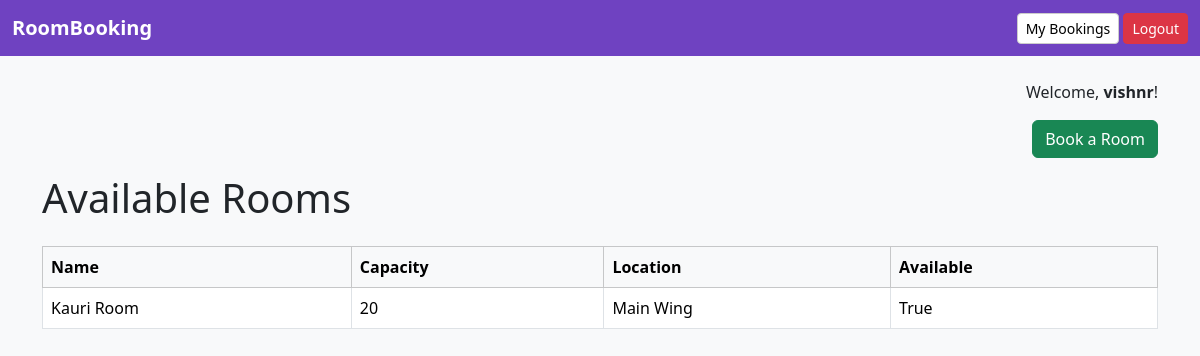
Screenshot of / (signed in) with the database file from the repository.
### rooms/models.py (models this page shows, shortened)
class Room(models.Model):
    name = models.CharField(max_length=100)
    capacity = models.PositiveIntegerField()
    location = models.CharField(max_length=100)
    available = models.BooleanField(default=True)

### rooms/views.py (the view)
# urls.py: path('', views.room_list, name='room_list'),
def room_list(request):
    rooms = Room.objects.all()
    return render(request, 'rooms/room_list.html', {'rooms': rooms})

### rooms/templates/rooms/room_list.html (shortened to what this page needs)
{% extends 'base.html' %}
{% block content %}
    {% if user.is_authenticated %}
        <p class="text-end">Welcome, <strong>{{ user.username }}</strong>!</p>
        <div class="text-end mb-3">
            <a href="{% url 'book_room' %}" class="btn btn-success">Book a Room</a>
        </div>
    {% else %}
        <div class="alert alert-info">
            <a href="{% url 'login' %}">Log in</a> to book a room.
        </div>
    {% endif %}
    <h1 class="mb-4">Available Rooms</h1>
    <table class="table table-bordered table-hover">
        <thead class="table-light">
            <tr>
                <th>Name</th>
                <th>Capacity</th>
                <th>Location</th>
                <th>Available</th>
            </tr>
        </thead>
        <tbody>
            {% for room in rooms %}
            <tr>
                <td>{{ room.name }}</td>
                <td>{{ room.capacity }}</td>
                <td>{{ room.location }}</td>
                <td>{{ room.available }}</td>
            </tr>
            {% empty %}
            <tr><td colspan="4">No rooms available.</td></tr>
            {% endfor %}
        </tbody>
    </table>
{% endblock %}

### rooms/templates/base.html (style rules this page uses)
body { background-color: #f8f9fa; }

### rows the page displays
Room: name "Kauri Room", capacity "20", location "Main Wing", available "True"

### other values shown
{{ user.username }} "vishnr"
